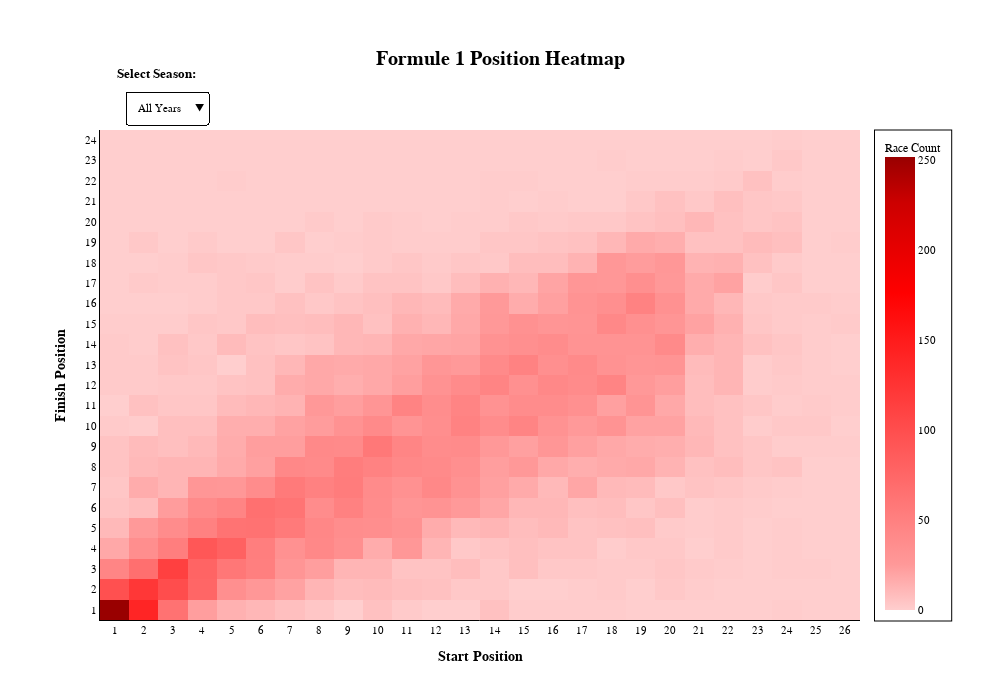

Source (notebook cell):
### Markdown cell above
# Het verschil tussen startpositie en strategie

### Code cell
import pandas as pd
import numpy as np
import plotly.graph_objects as go
from plotly.subplots import make_subplots
import plotly.offline as pyo

# Ensure offline mode for HTML export
pyo.init_notebook_mode(connected=True)

# Load and prepare data
df = pd.read_csv('merged_f1_data_1994_2022.csv')

# Convert positions to numeric
df['Pos_numeric'] = pd.to_numeric(df['Pos'], errors='coerce')
df['FinPos_numeric'] = pd.to_numeric(df['FinPos'], errors='coerce')

if 'Year' not in df.columns:
    df['Year'] = np.random.choice(range(1994, 2023), len(df))

# Clean data
valid_data = df[
    (df['Pos_numeric'].notna()) & 
    (df['FinPos_numeric'].notna()) & 
    (df['Pos_numeric'] > 0) & 
    (df['FinPos_numeric'] > 0)
].copy()

def create_heatmap_data(data):
    """Create heatmap matrix from filtered data"""
    if len(data) == 0:
        return np.zeros((20, 20)), 20, 20  # Default size if no data
    
    max_start_pos = min(int(data['Pos_numeric'].max()), 26)  # Limit for performance
    max_finish_pos = min(int(data['FinPos_numeric'].max()), 26)
    
    heatmap_data = np.zeros((max_finish_pos, max_start_pos))
    
    for _, row in data.iterrows():
        start_pos = int(row['Pos_numeric']) - 1
        finish_pos = int(row['FinPos_numeric']) - 1
        if start_pos < max_start_pos and finish_pos < max_finish_pos:
            heatmap_data[finish_pos, start_pos] += 1
    
    return heatmap_data, max_start_pos, max_finish_pos

def create_jupyter_html_optimized_viz():
    """Create optimized interactive visualization for Jupyter HTML export with F1 red theme"""
    
    # F1 Red color scheme - light red for low values, dark red for high values
    f1_red_colorscale = [
        [0.0, "#FFCECE"],      # Very light red for least occurrences
        [0.1, '#FF9999'],      # Light red
        [0.2, '#FF8080'],      # Medium light red
        [0.3, '#FF6666'],      # Medium red
        [0.4, '#FF4D4D'],      # Red
        [0.5, '#FF3333'],      # Medium red
        [0.6, '#FF1A1A'],      # Red
        [0.7, '#FF0000'],      # Pure red (F1 red)
        [0.8, '#E60000'],      # Dark red
        [0.9, '#CC0000'],      # Very dark red
        [1.0, '#990000']       # Darkest red for most occurrences
    ]
    
    # Get individual years
    years = sorted(valid_data['Year'].unique())
    
    # Create traces for each individual year
    traces = []
    buttons = []
    
    # Add "All Years" option first
    all_years_data = valid_data
    heatmap_data, max_start, max_finish = create_heatmap_data(all_years_data)
    
    trace = go.Heatmap(
        z=heatmap_data,
        x=list(range(1, max_start + 1)),
        y=list(range(1, max_finish + 1)),
        colorscale=f1_red_colorscale,
        showscale=True,
        visible=True,
        name="All Years",
        colorbar=dict(
            title="Race Count",
            title_font=dict(color='black', size=12),
            tickfont=dict(color='black'),
            x=1.02,
            bgcolor='rgba(255,255,255,0.8)',
            bordercolor='black',
            borderwidth=1
        ),
        hovertemplate=
        '<b>All Years (1994-2022)</b><br>' +
        '<b>Start Position:</b> P%{x}<br>' +
        '<b>Finish Position:</b> P%{y}<br>' +
        '<b>Race Count:</b> %{z}<br>' +
        '<extra></extra>'
    )
    traces.append(trace)
    
    # Add button for "All Years"
    visibility_all = [True] + [False] * len(years)
    buttons.append({
        "args": [{"visible": visibility_all}],
        "label": "All Years",
        "method": "update"
    })
    
    # Create traces for each individual year
    for i, year in enumerate(years):
        year_data = valid_data[valid_data['Year'] == year]
        
        if len(year_data) > 0:
            heatmap_data, max_start, max_finish = create_heatmap_data(year_data)
            
            trace = go.Heatmap(
                z=heatmap_data,
                x=list(range(1, max_start + 1)),
                y=list(range(1, max_finish + 1)),
                colorscale=f1_red_colorscale,
                showscale=True,
                visible=False,
                name=str(year),
                colorbar=dict(
                    title="Race Count",
                    title_font=dict(color='black', size=12),
                    tickfont=dict(color='black'),
                    x=1.02,
                    bgcolor='rgba(255,255,255,0.8)',
                    bordercolor='black',
                    borderwidth=1
                ),
                hovertemplate=
                f'<b>{year}</b><br>' +
                '<b>Start Position:</b> P%{x}<br>' +
                '<b>Finish Position:</b> P%{y}<br>' +
                '<b>Race Count:</b> %{z}<br>' +
                '<extra></extra>'
            )
            traces.append(trace)
            
            # Create visibility array for this button
            visibility = [False] * (len(years) + 1)  # +1 for "All Years"
            visibility[i + 1] = True  # +1 because "All Years" is at index 0
            
            buttons.append({
                "args": [{"visible": visibility}],
                "label": str(year),
                "method": "update"
            })
    
    # Create figure
    fig = go.Figure(data=traces)
    
    # Add comprehensive layout with F1 red theme
    fig.update_layout(
        # Title with clean styling
        title={
            'text': '<b>Formule 1 Position Heatmap</b><br>',
            'x': 0.5,
            'xanchor': 'center',
            'font': {'size': 20, 'color': 'black', 'family': 'Arial Black, sans-serif'}
        },
        
        # Clean dropdown menu
        updatemenus=[
            {
                "buttons": buttons,
                "direction": "down",
                "pad": {"r": 10, "t": 10, "b": 10, "l": 10},
                "showactive": True,
                "x": 0.02,
                "xanchor": "left",
                "y": 1.10,
                "yanchor": "top",
                "bgcolor": "#FFFFFF",
                "bordercolor": "black",
                "borderwidth": 1,
                "font": {"size": 11, "color": "black", "family": "Arial, sans-serif"},
                "active": 0,
                "type": "dropdown"
            }
        ],
        
        # Clean annotations
        annotations=[
            dict(
                text="<b>Select Season:</b>",
                x=0.02, y=1.13,
                xref="paper", yref="paper",
                align="left",
                showarrow=False,
                font=dict(size=13, color="black", family="Arial Black, sans-serif")
            )
        ],
        
        # Axes with clean black styling
        xaxis=dict(
            title='<b>Start Position</b>',
            title_font=dict(size=14, color='black', family='Arial Black, sans-serif'),
            tickmode='linear',
            tick0=1,
            dtick=1,
            showgrid=True,
            gridcolor='lightgray',
            gridwidth=1,
            tickfont=dict(color='black', size=11),
            linecolor='black',
            linewidth=1,
            zeroline=False
        ),
        yaxis=dict(
            title='<b>Finish Position</b>',
            title_font=dict(size=14, color='black', family='Arial Black, sans-serif'),
            tickmode='linear',
            tick0=1,
            dtick=1,
            showgrid=True,
            gridcolor='lightgray',
            gridwidth=1,
            tickfont=dict(color='black', size=11),
            linecolor='black',
            linewidth=1,
            zeroline=False
        ),
        
        # Layout optimization for HTML export
        width=1000,
        height=700,
        font=dict(size=11, family="Arial, sans-serif", color="black"),
        plot_bgcolor='#FAFAFA',
        paper_bgcolor='#FFFFFF',
        margin=dict(t=130, l=100, r=140, b=80),
        
        # Ensure good performance in browsers
        hovermode='closest'
    )
    
    return fig

# Create the optimized visualization
fig = create_jupyter_html_optimized_viz()

# F1-themed config for HTML export
config = {
    'displayModeBar': True,
    'displaylogo': False,
    'modeBarButtonsToRemove': ['pan2d', 'lasso2d', 'select2d'],
    'toImageButtonOptions': {
        'format': 'png',
        'filename': 'f1_grid_analysis',
        'height': 700,
        'width': 1000,
        'scale': 2
    },
    'responsive': True,
    'scrollZoom': True
}

# Show the plot
fig.show(config=config)
